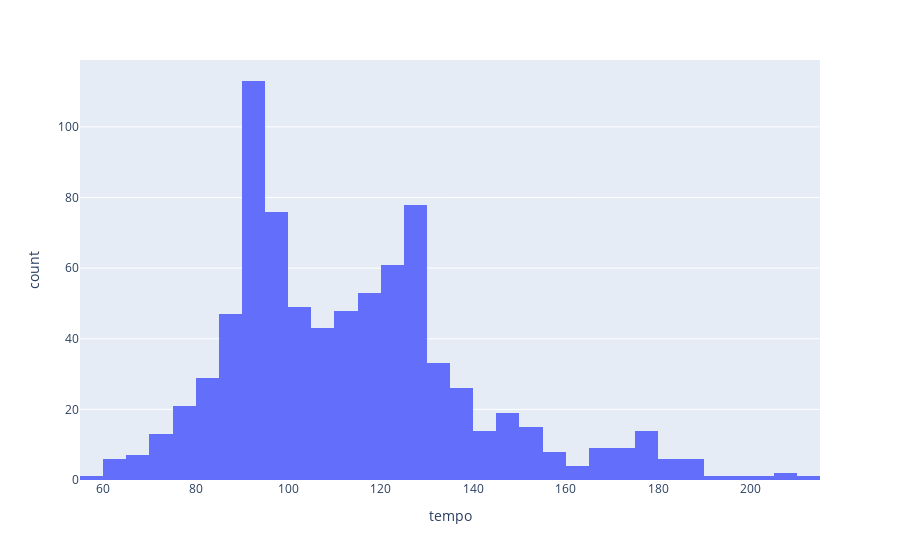

Notebook code for this chart:
### Code cell
px.histogram(df, x="tempo")

### Figure 1 — Plotly figure (JSON) as saved in the notebook; plotly's stock layout.template omitted (floating-point values rounded to 4 significant figures; data arrays with more than 128 entries replaced by an {"elided": "..."} marker saying what was removed)
{"data": [{"bingroup": "x", "hovertemplate": "tempo=%{x}<br>count=%{y}<extra></extra>", "legendgroup": "", "marker": {"color": "#636efa", "pattern": {"shape": ""}}, "name": "", "orientation": "v", "showlegend": false, "type": "histogram", "x": {"elided": "814 float values"}, "xaxis": "x", "yaxis": "y"}], "layout": {"barmode": "relative", "legend": {"tracegroupgap": 0}, "margin": {"t": 60}, "xaxis": {"anchor": "y", "domain": [0, 1], "title": {"text": "tempo"}}, "yaxis": {"anchor": "x", "domain": [0, 1], "title": {"text": "count"}}}}
